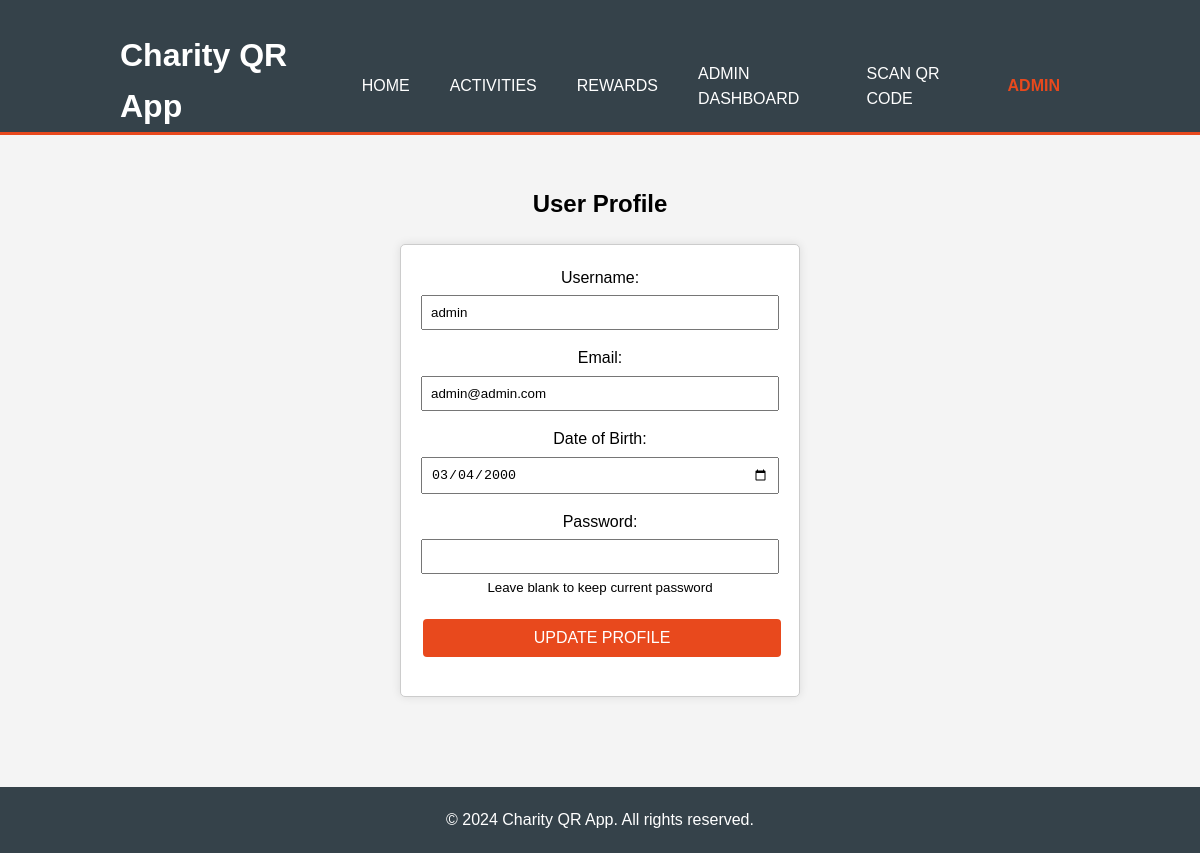
Screenshot of /profile.php (signed in) with the database file from the repository.
### tables this page shows
CREATE TABLE `user` (
  `user_id` int(11) NOT NULL,
  `username` varchar(100) NOT NULL,
  `dob` date NOT NULL,
  `email` varchar(100) NOT NULL,
  `password` varchar(100) NOT NULL,
  `points` int(255) NOT NULL,
  `is_admin` tinyint(1) DEFAULT 0,
  `is_organiser` tinyint(1) DEFAULT 0
);

### profile.php (the view, shortened to what this page needs)
<?php
$conn = new mysqli('localhost', 'root', '', 'fyp_app');
$user_id = $_SESSION['user_id'];
$sql = "SELECT * FROM user WHERE user_id = '$user_id'";
$result = $conn->query($sql);
$user = $result->fetch_assoc();
include 'header.php';
?>
<main>
    <section class="profile">
        <div class="container">
            <h2>User Profile</h2>
            <form action="profile.php" method="POST">
                <div class="form-group">
                    <label for="username">Username:</label>
                    <input type="text" id="username" name="username" value="<?php echo htmlspecialchars($user['username']); ?>" required>
                </div>
                <div class="form-group">
                    <label for="email">Email:</label>
                    <input type="email" id="email" name="email" value="<?php echo htmlspecialchars($user['email']); ?>" required>
                </div>
                <div class="form-group">
                    <label for="dob">Date of Birth:</label>
                    <input type="date" id="dob" name="dob" value="<?php echo htmlspecialchars($user['dob']); ?>" required>
                </div>
                <div class="form-group">
                    <label for="password">Password:</label>
                    <input type="password" id="password" name="password">
                    <small>Leave blank to keep current password</small>
                </div>
                <div class="form-group">
                    <button type="submit" class="btn">Update Profile</button>
                </div>
            </form>
        </div>
    </section>
</main>
<?php include 'footer.php'; ?>

### styles.css (style rules this page uses)
* { margin: 0; padding: 0; box-sizing: border-box; }
body { font-family: Arial, sans-serif; line-height: 1.6; background-color: #f4f4f4; }
.container { width: 80%; margin: 0 auto; overflow: hidden; }
form { max-width: 400px; margin: 20px auto; padding: 20px; background: #ffffff; border: #cccccc 1px solid; border-radius: 5px; box-shadow: 0 0 10px rgba(0, 0, 0, 0.1); }
.form-group { margin-bottom: 15px; }
.form-group label { display: block; margin-bottom: 5px; }
.form-group input { width: 100%; padding: 8px; box-sizing: border-box; }
.form-group button { width: 100%; padding: 10px; background: #e8491d; color: #ffffff; border: none; cursor: pointer; text-transform: uppercase; transition: background 0.3s; }
.profile { padding: 50px 0; text-align: center; }
.btn { background-color: #4CAF50; color: white; padding: 10px 20px; border: none; cursor: pointer; text-align: center; display: inline-block; font-size: 16px; margin: 4px 2px; transition: 0.3s; border-radius: 4px; }

### rows the page displays
user: username "admin", email "admin@admin.com", dob "03/04/2000"

### other values shown
$_SESSION['username'] "ADMIN"
